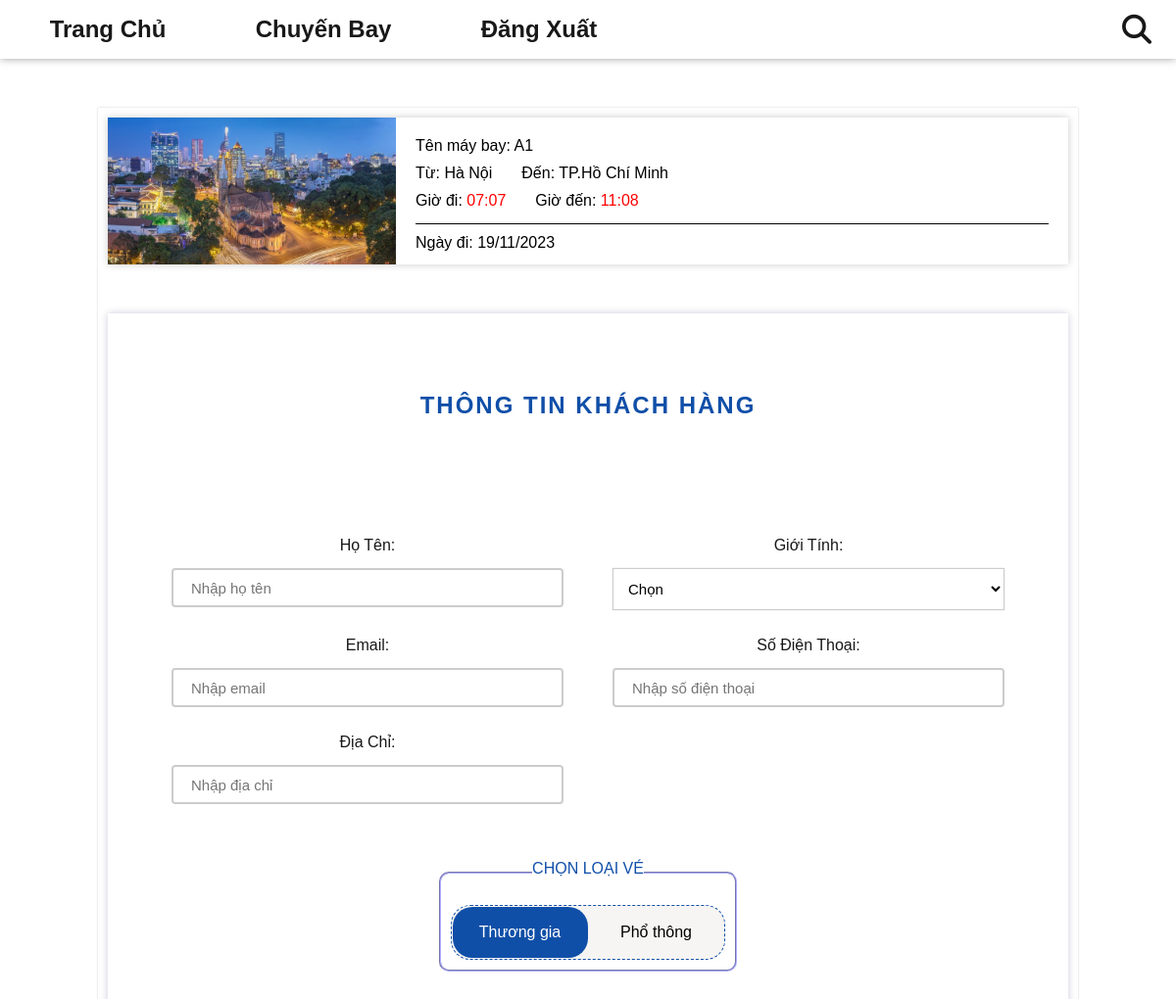
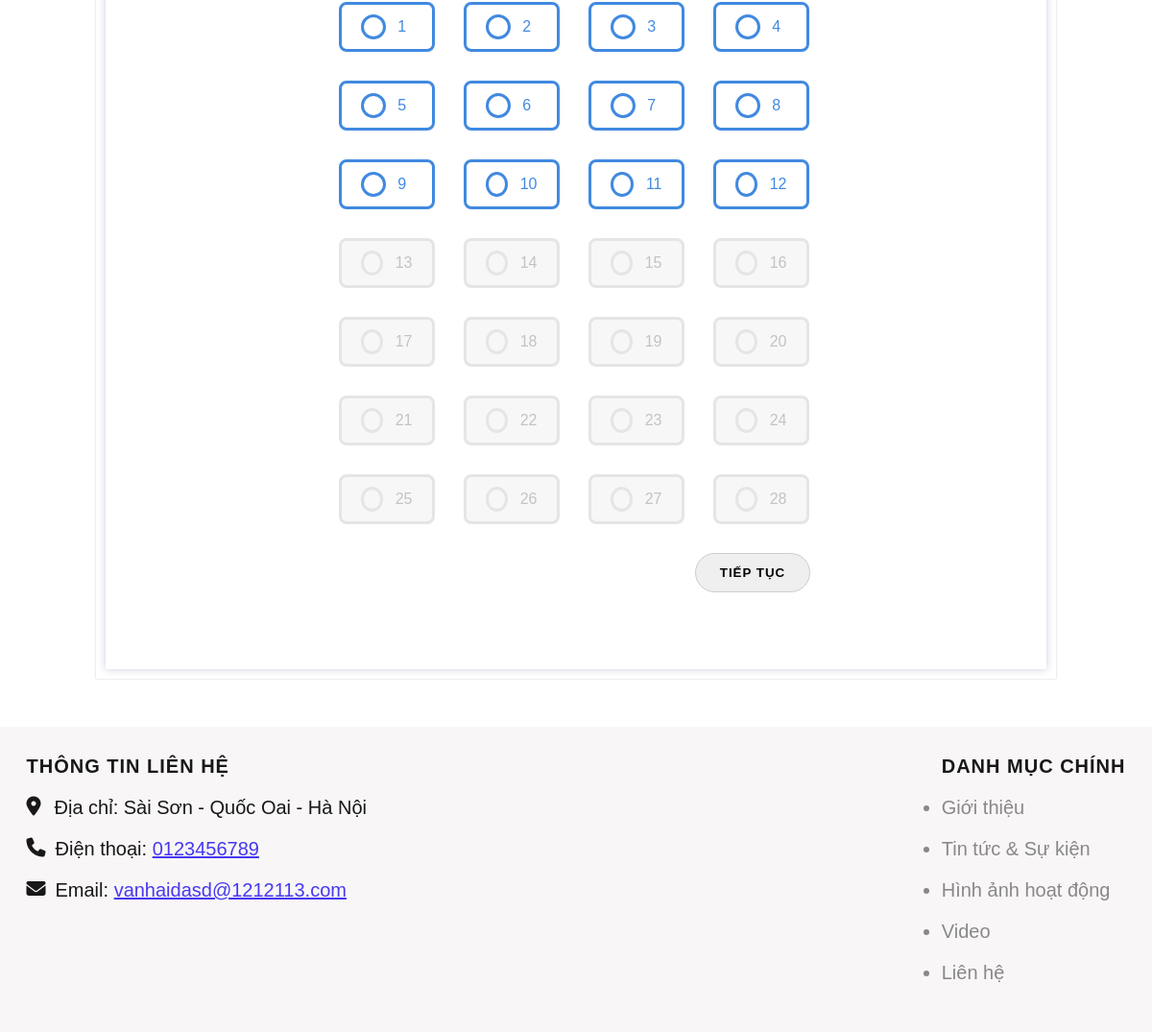
/index.php?act=datve&id=7 (signed in), run on the app's committed database (2 pictures, top to bottom).
### tables this page shows
CREATE TABLE `chuyen_bay` (
  `id` int(11) NOT NULL,
  `ten_may_bay` varchar(255) NOT NULL,
  `id_diemDi` int(11) NOT NULL,
  `id_diemDen` int(11) NOT NULL,
  `ngay_khoi_hanh` date NOT NULL,
  `thoi_gian_di` datetime NOT NULL,
  `thoi_gian_den` datetime NOT NULL,
  `trang_thai` varchar(255) NOT NULL
);

CREATE TABLE `dia_diem` (
  `id` int(11) NOT NULL,
  `ten` varchar(255) NOT NULL,
  `img` varchar(255) NOT NULL
);

### model/pdo.php (called while the page is built, shortened)
<?php
function pdo_get_connection(){
    $servername = "localhost";
    $username = "root";
    $password = "";
    try {
        $conn = new PDO("mysql:host=$servername;dbname=dat_ve_may_bay", $username, $password);
        $conn->setAttribute(PDO::ATTR_ERRMODE, PDO::ERRMODE_EXCEPTION);
        return $conn;
    } catch(PDOException $e) {
        echo "Connection failed: " . $e->getMessage();
    }
}
function pdo_query_one($sql){
    $sql_args=array_slice(func_get_args(),1);
    try{
        $conn=pdo_get_connection();
        $stmt=$conn->prepare($sql);
        $stmt->execute($sql_args);
        $row=$stmt->fetch(PDO::FETCH_ASSOC);
        return $row;
    }
    catch(PDOException $e){
        throw $e;
    }
    finally{
        unset($conn);
    }
}
?>

### model/chuyenbay.php (called while the page is built, shortened)
<?php
    function loadone_chuyenbay($id, $page) {
        if($page == 'admin') $sql = "SELECT * FROM `chuyen_bay` WHERE id = $id";
        else {
            $sql = "SELECT cb.*,
            dd_di.ten AS diem_di,
            dd_den.ten AS diem_den,
            dd_den.img AS img_den
            FROM chuyen_bay cb
            JOIN dia_diem dd_di ON cb.id_diemDi = dd_di.id
            JOIN dia_diem dd_den ON cb.id_diemDen = dd_den.id
            WHERE cb.id = $id
            ";
        }
        $cb = pdo_query_one($sql);
        return $cb;
    }
?>

### view/datve/formdatve.php (the view, shortened to what this page needs)
<?php
    function convertToHour($timeString) {
        $dateTimeObject = new DateTime($timeString);
        return $dateTimeObject->format('H:i');
    }
    if(is_array($cb)) {
        extract($cb);
    }
?>
<div class="formdatve-content">
    <div class="ticket">
        <div class="img">
            <img src="upload/<?= $img_den?>" alt="">
        </div>
        <div class="info">
            <div class="row">
                <p>Tên máy bay: <span><?= $ten_may_bay ?></span></p>
            </div>
            <div class="row">
                <p>Từ: <span><?= preg_replace('/\([^)]*\)/', '', $diem_di) ?></span></p>
                <p>Đến: <span><?= preg_replace('/\([^)]*\)/', '', $diem_den) ?></span></p>
            </div>
            <div class="row">
                <p>Giờ đi: <span class="red"><?= convertToHour($thoi_gian_di) ?></span></p>
                <p>Giờ đến: <span class="red"><?= convertToHour($thoi_gian_den) ?></span></p>
            </div>
            <div class="row">
                <p>Ngày đi: <?= date('d/m/Y', strtotime($ngay_khoi_hanh)) ?></span></p>
            </div>
        </div>
    </div>
    <div class="form-ticket">
        <h2 class="form-ticket__header">Thông Tin Khách Hàng</h2>
        <form action="index.php?act=hoadon" class="ticket-form" method="POST">
            <div class="form-ticket__input">
                <div class="form-ticket__input-item">
                    <p>Họ Tên:</p>
                    <input type="text" placeholder="Nhập họ tên" name="ten" required>
                </div>
                <div class="form-ticket__input-item">
                    <p>Giới Tính:</p>
                    <select name="gioitinh" id="" required>
                        <option value="">Chọn</option>
                    </select>
                </div>
                <div class="form-ticket__input-item">
                    <p>Email:</p>
                    <input type="email" placeholder="Nhập email" name="email" required>
                </div>
                <div class="form-ticket__input-item">
                    <p>Số Điện Thoại:</p>
                    <input type="text" placeholder="Nhập số điện thoại" name="sdt" required>
                </div>
                <div class="form-ticket__input-item">
                    <p>Địa Chỉ:</p>
                    <input type="text" placeholder="Nhập địa chỉ" name="diachi" required>
                </div>
            </div>
            <div class="form-ticket__select-slot">
                <fieldset>
                    <legend>Chọn loại vé</legend>
                    <div class="radio-block">
                        <label for="animations-on">Thương gia</label>
                        <label for="animations-off" class="off-label">Phổ thông</label>
                        <span class="selected" aria-hidden="true"></span>
                    </div>
                </fieldset>
            </div>
            <div class="form-ticket__slot-tg" id="slot_tg">
                <?php
                    for ($i = 1; $i <= 12; $i++) {
                        $disabled = false;
                        echo "
                            <input type='radio' value='$i' name='slot' id='$i' " . ($disabled ? 'disabled' : '') . " />
                            <label for='$i'>$i</label>
                        ";
                    }
                ?>
            </div>
            <div class="form-ticket__slot-pt" id="slot_pt">
                <?php
                    for ($i = 13; $i <= 28; $i++) {
                        $disabled = false;
                        echo "
                            <input type='radio' value='$i' name='slot' id='$i' " . ($disabled ? 'disabled' : '') . " />
                            <label for='$i'>$i</label>
                        ";
                    }
                ?>
            </div>
            <div class="form-ticket__button">
                <input style="margin-bottom: 20px;" type="submit" name="submit" value="TIẾP TỤC">
            </div>
        </form>
    </div>
</div>

### css/styles.css (style rules this page uses)
* { padding: 0; margin: 0; box-sizing: border-box; }
:root { --blue: #104fa8; }
html { scroll-behavior: smooth; }
body { font-family: sans-serif; }
.red { color: red; }
.form-ticket, .content .info { text-align: center; margin: 50px 0; }
.form-ticket { padding: 60px 0 20px; box-shadow: 0 0 8px #CCD; margin: 50px 0 0; }
.tickets-header, .form-ticket__header, .info-header { padding-top: 20px; margin-bottom: 80px; letter-spacing: 2px; color: rgb(24, 24, 24); text-transform: uppercase; font-weight: 700; }
.form-ticket__header { color: var(--blue); }
.form-ticket__input { width: 100%; height: 300px; display: grid; grid-template-columns: 50% 50%; }
.form-ticket__input input { height: 40px; font-size: 15px; padding: 18px; width: 400px; border-radius: 4px; border-style: solid; border-color: rgb(204, 204, 204); }
.form-ticket__input p { color: rgb(24, 24, 24); margin: 0 0 14px 0; font-size: 16px; }
.form-ticket__button { text-align: right; margin: 30px 206px 0 0; }
.bill_submit, .form-ticket__button input { padding: 12px; width: 120px; border: 1px solid #ccc; border-radius: 30px; cursor: pointer; font-weight: 700; letter-spacing: 1px; }
select { padding: 7.48px; background-color: #ffdea5; border: 1px solid #ccc; box-shadow: 0 0 1px #ccc; }
.bill, .formdatve-content { width: 1000px; height: auto; margin: 50px auto; box-shadow: 0 0 2px #ccc; padding: 10px; }
.formdatve-content .ticket { display: flex; width: 100%; height: 150px; box-shadow: 0 0 8px #ccc; margin: 0px auto; }
.formdatve-content .img { width: 30%; height: 150px; }
.formdatve-content .img img { width: 100%; height: 100%; object-fit: cover; }
.formdatve-content .info { width: 70%; padding: 10px; }
.formdatve-content .row { display: flex; gap: 30px; margin: 10px; }
.formdatve-content .info .row:last-child { border-top: 1px solid; margin-top: 14px; justify-content: space-between; line-height: 38px; }
.form-ticket__input-item select { font-size: 15px; padding: 11px; width: 400px; background-color: #fff; }
.form-ticket__select-slot { margin: 30px 0; }
.form-ticket__slot-tg, .form-ticket__slot-pt { width: 55%; margin: 0 auto 30px; display: flex; flex-wrap: wrap; gap: 30px; }
.form-ticket__slot-tg label, .form-ticket__slot-pt label { position: relative; color: #4189e0; font-family: "Poppins", sans-serif; cursor: pointer; display: inline-flex; align-items: center; gap: 0.8em; border: 3px solid #4189e0; padding: 10px 20px; border-radius: 0.5em; width: 100px; }
.form-ticket__slot-tg label::before, .form-ticket__slot-pt label:before { content: ""; height: 20px; width: 20px; border: 3px solid #4189e0; border-radius: 50%; }
.form-ticket__slot-tg input[type="radio"]:disabled+label, .form-ticket__slot-pt input[type="radio"]:disabled+label { opacity: 0.5; pointer-events: none; border: 3px solid #ccc; background-color: #f0f0f0; color: #888; }
.form-ticket__slot-tg input[type="radio"]:disabled+label::before, .form-ticket__slot-pt input[type="radio"]:disabled+label::before { border-color: #ccc; background-color: #f0f0f0; }
.ticket-form { padding: 40px !important; border-radius: 10px; background-color: #fff; }
.ticket-form fieldset { width: 180px; margin: 0 auto; padding: 10px; border-color: rgb(175 175 255); border-radius: 10px; }
.ticket-form fieldset legend { color: var(--blue); padding-bottom: 8px; text-transform: uppercase; }
.ticket-form fieldset .radio-block { position: relative; display: flex; min-width: 280px; border: dashed var(--blue) 1px; border-radius: 20px; background-color: #f7f5f3; margin-top: 10px; }
.ticket-form fieldset .selected { position: absolute; top: 1px; left: 1px; width: calc(50% - 1px); height: calc(100% - 2px); border-radius: 20px; transition: transform 0.2s; background-color: var(--blue); }
.ticket-form fieldset label { position: relative; z-index: 100; width: 50%; padding: 18px !important; transition: color 0.2s; text-align: center; cursor: pointer; }
.ticket-form fieldset input[type="radio"]:checked+label { color: #fff; }

### data on the page
chuyen_bay: id_diemDen.img (picture), ten_may_bay "A1", id_diemDi.ten "Hà Nội", id_diemDen.ten "TP.Hồ Chí Minh", thoi_gian_di "07:07", thoi_gian_den "11:08", ngay_khoi_hanh "19/11/2023"
